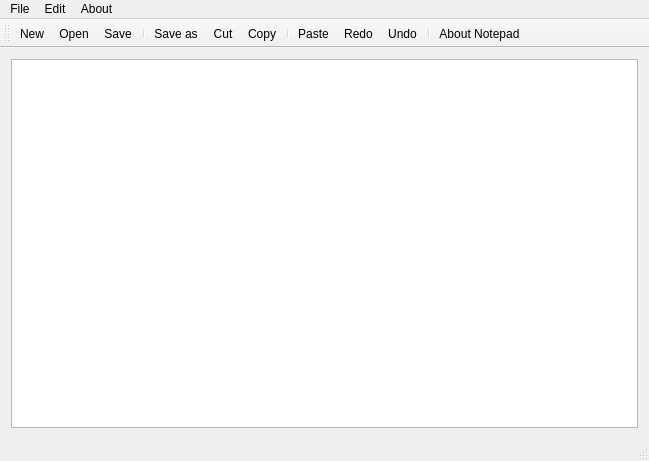
<?xml version="1.0" encoding="UTF-8"?>
<ui version="4.0">
 <class>MainWindow</class>
 <widget class="QMainWindow" name="MainWindow">
  <property name="geometry">
   <rect>
    <x>0</x>
    <y>0</y>
    <width>649</width>
    <height>461</height>
   </rect>
  </property>
  <property name="windowTitle">
   <string>MainWindow</string>
  </property>
  <widget class="QWidget" name="centralWidget">
   <layout class="QVBoxLayout" name="verticalLayout">
    <item>
     <widget class="QTextEdit" name="textEdit"/>
    </item>
   </layout>
  </widget>
  <widget class="QMenuBar" name="menuBar">
   <property name="geometry">
    <rect>
     <x>0</x>
     <y>0</y>
     <width>649</width>
     <height>21</height>
    </rect>
   </property>
   <widget class="QMenu" name="menuFile">
    <property name="title">
     <string>File</string>
    </property>
    <addaction name="actionNew"/>
    <addaction name="actionOpen"/>
    <addaction name="separator"/>
    <addaction name="actionSave"/>
    <addaction name="actionSave_as"/>
   </widget>
   <widget class="QMenu" name="menuEdit">
    <property name="title">
     <string>Edit</string>
    </property>
    <addaction name="actionCut"/>
    <addaction name="actionCopy"/>
    <addaction name="actionPaste"/>
    <addaction name="separator"/>
    <addaction name="actionRedo"/>
    <addaction name="actionUndo"/>
   </widget>
   <widget class="QMenu" name="menuAbout">
    <property name="title">
     <string>About</string>
    </property>
    <addaction name="actionAbout_Notepad"/>
   </widget>
   <addaction name="menuFile"/>
   <addaction name="menuEdit"/>
   <addaction name="menuAbout"/>
  </widget>
  <widget class="QToolBar" name="mainToolBar">
   <attribute name="toolBarArea">
    <enum>TopToolBarArea</enum>
   </attribute>
   <attribute name="toolBarBreak">
    <bool>false</bool>
   </attribute>
   <addaction name="actionNew"/>
   <addaction name="actionOpen"/>
   <addaction name="actionSave"/>
   <addaction name="separator"/>
   <addaction name="actionSave_as"/>
   <addaction name="actionCut"/>
   <addaction name="actionCopy"/>
   <addaction name="separator"/>
   <addaction name="actionPaste"/>
   <addaction name="actionRedo"/>
   <addaction name="actionUndo"/>
   <addaction name="separator"/>
   <addaction name="actionAbout_Notepad"/>
  </widget>
  <widget class="QStatusBar" name="statusBar"/>
  <action name="actionNew">
   <property name="icon">
    <iconset resource="resource.qrc">
     <normaloff>:/rec/img/new_file.png</normaloff>:/rec/img/new_file.png</iconset>
   </property>
   <property name="text">
    <string>New</string>
   </property>
  </action>
  <action name="actionOpen">
   <property name="icon">
    <iconset resource="resource.qrc">
     <normaloff>:/rec/img/open_file.png</normaloff>:/rec/img/open_file.png</iconset>
   </property>
   <property name="text">
    <string>Open</string>
   </property>
  </action>
  <action name="actionSave">
   <property name="icon">
    <iconset resource="resource.qrc">
     <normaloff>:/rec/img/save.png</normaloff>:/rec/img/save.png</iconset>
   </property>
   <property name="text">
    <string>Save</string>
   </property>
  </action>
  <action name="actionSave_as">
   <property name="icon">
    <iconset resource="resource.qrc">
     <normaloff>:/rec/img/saveas.png</normaloff>:/rec/img/saveas.png</iconset>
   </property>
   <property name="text">
    <string>Save as</string>
   </property>
  </action>
  <action name="actionCut">
   <property name="icon">
    <iconset resource="resource.qrc">
     <normaloff>:/rec/img/cut.png</normaloff>:/rec/img/cut.png</iconset>
   </property>
   <property name="text">
    <string>Cut</string>
   </property>
  </action>
  <action name="actionCopy">
   <property name="icon">
    <iconset resource="resource.qrc">
     <normaloff>:/rec/img/copy.png</normaloff>:/rec/img/copy.png</iconset>
   </property>
   <property name="text">
    <string>Copy</string>
   </property>
  </action>
  <action name="actionPaste">
   <property name="icon">
    <iconset resource="resource.qrc">
     <normaloff>:/rec/img/Paste.png</normaloff>:/rec/img/Paste.png</iconset>
   </property>
   <property name="text">
    <string>Paste</string>
   </property>
  </action>
  <action name="actionRedo">
   <property name="icon">
    <iconset resource="resource.qrc">
     <normaloff>:/rec/img/redo.png</normaloff>:/rec/img/redo.png</iconset>
   </property>
   <property name="text">
    <string>Redo</string>
   </property>
  </action>
  <action name="actionUndo">
   <property name="icon">
    <iconset resource="resource.qrc">
     <normaloff>:/rec/img/undo.png</normaloff>:/rec/img/undo.png</iconset>
   </property>
   <property name="text">
    <string>Undo</string>
   </property>
  </action>
  <action name="actionAbout_Notepad">
   <property name="icon">
    <iconset resource="resource.qrc">
     <normaloff>:/rec/img/about.png</normaloff>:/rec/img/about.png</iconset>
   </property>
   <property name="text">
    <string>About Notepad</string>
   </property>
  </action>
 </widget>
 <layoutdefault spacing="6" margin="11"/>
 <resources>
  <include location="resource.qrc"/>
 </resources>
 <connections/>
</ui>
